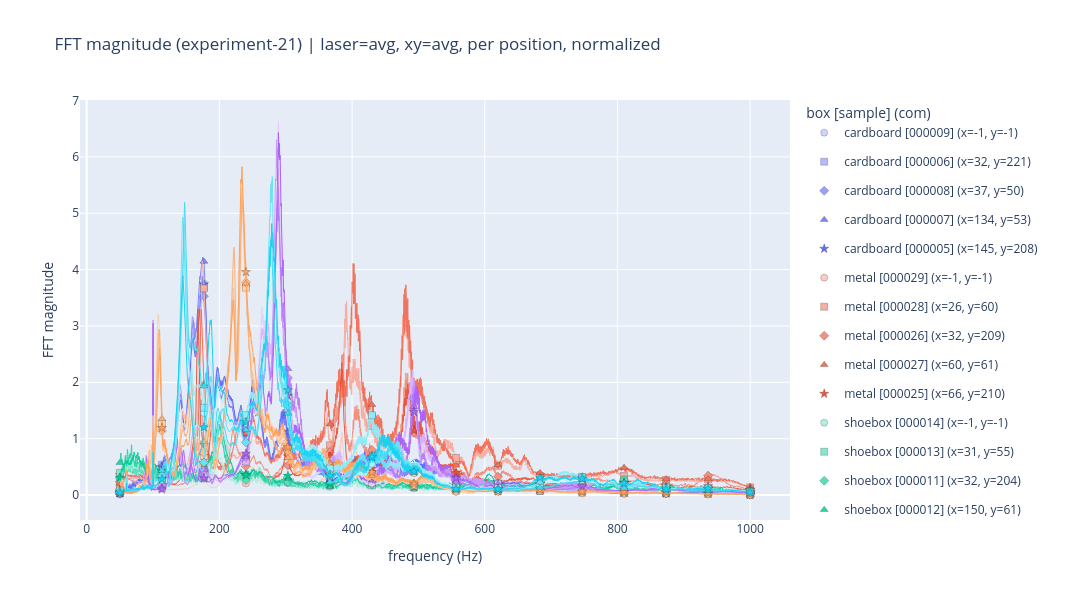

The code cell stored with this chart in its notebook:
### Markdown cell above
## Plot FFT magnitudes

`plot_fft_magnitude` mirrors the interface from notebook 34. Each sample is **doubly encoded**: a
shade of its box's color *and* a marker symbol, both keyed to the position index — so positions are
distinguishable by shape as well as shade. (Markers are drawn sparsely along each line for legibility;
the legend swatch shows the position's marker.)

- `boxes` — which box kinds to plot (default `None` → all). Pass a string or list of strings.
- `laser_idx` — `None` averages over all 100 lasers; an int picks one laser.
- `xy_idx` — `None` averages over the x/y directions; `0`/`1` picks one.
- `average_positions` — `False` draws one line per sample (shaded + marked by position); `True`
  averages each box's FFT magnitude over its positions and draws **one line per box** in the box's
  base color (positions collapsed, so no per-position marker).
- `empty_diff` — `True` subtracts the empty-box spectrum (the `is_empty_box` sample) from every other
  sample **in the same box**, so the empty box is zero and each line shows the change the object adds.
- `normalize` — `True` applies the pipeline's `std-sample` normalization (divide by the scalar std
  over lasers/freqs/x-y, ddof=1, floored at 1e-8; matches `_normalize_fft` in `vibrations_pipeline.py`).

**Order when both `empty_diff` and `normalize` are on: subtract first, then normalize.** Within a box
the empty and object recordings share the same scale, so subtracting in raw magnitude space cancels the
baseline exactly (empty box → 0); normalizing the *difference* afterward puts different boxes' residuals
on a common scale. Normalizing first would divide the two terms by different stds and leave a baseline
residual. In `average_positions` mode the empty box is excluded from the per-box average.

### Code cell
import plotly.graph_objects as go

# A distinct marker symbol per position index (within a box). Combined with the color shade,
# each position is doubly encoded: shade of the box color AND a marker shape.
POS_MARKERS = ['circle', 'square', 'diamond', 'triangle-up', 'star', 'cross', 'x', 'pentagon']


def pos_marker(pos_idx):
    return POS_MARKERS[pos_idx % len(POS_MARKERS)]


def load_full_mag(path):
    """Raw |fft| magnitude (no normalization) and the frequency axis. Shape (L, F, 2)."""
    with np.load(path) as d:
        fft = d['fft']      # (1, L, F, 2) complex
        freqs = d['freqs']  # (F,) Hz
    return freqs, np.abs(fft[0].astype(np.complex128)).astype(np.float32)


def _std_sample(mag):
    """std-sample scale: scalar std over all of (L, F, 2), ddof=1, floored at 1e-8.

    Matches _normalize_fft('std-sample') in vibrations_pipeline.py.
    """
    return max(float(mag.astype(np.float64).std(ddof=1)), 1e-8)


def _reduce(mag, laser_idx, xy_idx):
    """(L, F, 2) -> (F,). laser_idx/xy_idx=None averages that axis, else selects an index."""
    mag = mag.mean(axis=0) if laser_idx is None else mag[laser_idx]  # (F, 2)
    mag = mag.mean(axis=1) if xy_idx is None else mag[:, xy_idx]     # (F,)
    return mag


def sample_spectrum(path, laser_idx=None, xy_idx=None, normalize=False, empty_full=None):
    """Reduced 1D spectrum for one sample.

    Order of operations: **subtract the empty box first, then normalize.** Within a box the
    empty and object recordings share the same scale, so subtracting in raw magnitude space
    cleanly cancels the baseline (and leaves the empty box exactly at zero); applying
    std-sample normalization to the *difference* afterward puts different boxes' residuals on
    a common scale. (Normalizing first would divide the two terms by different stds, so the
    shared baseline would not cancel.) empty_full is the raw (L, F, 2) empty-box magnitude,
    or None to skip the subtraction.
    """
    freqs, mag = load_full_mag(path)
    if empty_full is not None:
        mag = mag - empty_full          # empty_diff: raw subtraction, BEFORE normalize
    if normalize:
        mag = mag / _std_sample(mag)    # std-sample on the (possibly differenced) signal
    return freqs, _reduce(mag, laser_idx, xy_idx)


def _as_list(x):
    if x is None:
        return None
    return [x] if isinstance(x, str) else list(x)


def _empty_full_mag(box):
    """Raw (L, F, 2) magnitude of the box's empty-box (is_empty_box) sample."""
    erow = df[(df['box'] == box) & df['is_empty_box']]
    if len(erow) == 0:
        raise ValueError(f'empty_diff: no is_empty_box sample for box {box!r}')
    _, mag = load_full_mag(erow.iloc[0]['fft_path'])
    return mag


def _add_sample_trace(fig, freqs, mag, color, symbol, name, box, n_markers=15):
    """One sample = a full line plus a few sparse markers (the marker carries the legend).

    Putting a marker on all ~3400 points would be unreadable, so the line is drawn over the
    full spectrum (no legend) and a downsampled markers-only trace supplies the legend entry,
    whose swatch shows the position's marker symbol.
    """
    fig.add_trace(go.Scatter(x=freqs, y=mag, mode='lines',
                             line=dict(color=color, width=1),
                             legendgroup=name, showlegend=False, hoverinfo='skip'))
    step = max(1, len(freqs) // n_markers)
    fig.add_trace(go.Scatter(x=freqs[::step], y=mag[::step], mode='markers', name=name,
                             marker=dict(color=color, symbol=symbol, size=7,
                                         line=dict(color='rgba(0,0,0,0.4)', width=0.5)),
                             legendgroup=name, showlegend=True))


def plot_fft_magnitude(boxes=None, laser_idx=None, xy_idx=None, average_positions=False,
                       normalize=False, empty_diff=False):
    boxes = _as_list(boxes)
    sub = df if boxes is None else df[df['box'].isin(boxes)]

    # Raw empty-box magnitude per box, subtracted before normalization (empty stays {} otherwise).
    empty_full = ({box: _empty_full_mag(box) for box in sub['box'].unique()}
                  if empty_diff else {})

    fig = go.Figure()

    if average_positions:
        # One line per box: average the (reduced) FFT magnitude over that box's positions.
        # Positions are collapsed, so there is no per-position marker here.
        for box, grp in sub.groupby('box'):
            mags = []
            for s in grp.itertuples():
                if empty_diff and s.is_empty_box:
                    continue  # the empty box is the zero reference, not a position to average
                freqs, mag = sample_spectrum(s.fft_path, laser_idx, xy_idx, normalize,
                                             empty_full.get(box))
                mags.append(mag)
            mag = np.mean(mags, axis=0)
            fig.add_trace(go.Scatter(x=freqs, y=mag, mode='lines', name=box,
                                     line=dict(color=BOX_BASE[box], width=1.8)))
    else:
        # One line per sample: box color shaded by position, marker symbol by position.
        for s in sub.itertuples():
            freqs, mag = sample_spectrum(s.fft_path, laser_idx, xy_idx, normalize,
                                         empty_full.get(s.box))
            color = sample_color(s.box, s.pos_idx, s.n_pos)
            name = f'{s.box} [{s.sample_id}] (x={s.com[0]:.0f}, y={s.com[1]:.0f})'
            _add_sample_trace(fig, freqs, mag, color, pos_marker(s.pos_idx), name, s.box)

    laser_str = 'avg' if laser_idx is None else laser_idx
    xy_str = 'avg' if xy_idx is None else xy_idx
    flags = (['avg over positions' if average_positions else 'per position']
             + (['empty-diff'] if empty_diff else [])
             + (['normalized'] if normalize else []))
    fig.update_layout(
        title=f'FFT magnitude (experiment-21) | laser={laser_str}, xy={xy_str}, {", ".join(flags)}',
        xaxis_title='frequency (Hz)',
        yaxis_title='FFT magnitude' + (' (minus empty box)' if empty_diff else ''),
        legend_title='box [sample] (com)', width=1200, height=600)
    fig.show()


plot_fft_magnitude(normalize=True)

### Figure 1 — Plotly figure (JSON) as saved in the notebook; plotly's stock layout.template omitted (floating-point values rounded to 4 significant figures; data arrays with more than 128 entries replaced by an {"elided": "..."} marker saying what was removed)
{"data": [{"hoverinfo": "skip", "legendgroup": "cardboard [000009] (x=-1, y=-1)", "line": {"color": "rgb(208,211,253)", "width": 1}, "mode": "lines", "showlegend": false, "type": "scatter", "x": {"elided": "3421 float values"}, "y": {"elided": "3421 float values"}}, {"legendgroup": "cardboard [000009] (x=-1, y=-1)", "marker": {"color": "rgb(208,211,253)", "line": {"color": "rgba(0,0,0,0.4)", "width": 0.5}, "size": 7, "symbol": "circle"}, "mode": "markers", "name": "cardboard [000009] (x=-1, y=-1)", "showlegend": true, "type": "scatter", "x": [50.0, 113.3, 176.7, 240.0, 303.3, 366.7, 430.0, 493.3, 556.7, 620.0, 683.3, 746.7, 810.0, 873.3, 936.7, 1000.0], "y": [0.01029, 0.4738, 3.751, 1.09, 1.07, 0.2477, 0.7365, 0.488, 0.2785, 0.1877, 0.1558, 0.07268, 0.03871, 0.02989, 0.04032, 0.007535]}, {"hoverinfo": "skip", "legendgroup": "cardboard [000006] (x=32, y=221)", "line": {"color": "rgb(180,186,252)", "width": 1}, "mode": "lines", "showlegend": false, "type": "scatter", "x": {"elided": "3421 float values"}, "y": {"elided": "3421 float values"}}, {"legendgroup": "cardboard [000006] (x=32, y=221)", "marker": {"color": "rgb(180,186,252)", "line": {"color": "rgba(0,0,0,0.4)", "width": 0.5}, "size": 7, "symbol": "square"}, "mode": "markers", "name": "cardboard [000006] (x=32, y=221)", "showlegend": true, "type": "scatter", "x": [50.0, 113.3, 176.7, 240.0, 303.3, 366.7, 430.0, 493.3, 556.7, 620.0, 683.3, 746.7, 810.0, 873.3, 936.7, 1000.0], "y": [0.02765, 0.5373, 3.694, 1.14, 1.085, 0.2592, 0.6721, 0.4834, 0.2785, 0.1733, 0.1543, 0.081, 0.03662, 0.02554, 0.03601, 0.00708]}, {"hoverinfo": "skip", "legendgroup": "cardboard [000008] (x=37, y=50)", "line": {"color": "rgb(153,160,251)", "width": 1}, "mode": "lines", "showlegend": false, "type": "scatter", "x": {"elided": "3421 float values"}, "y": {"elided": "3421 float values"}}, {"legendgroup": "cardboard [000008] (x=37, y=50)", "marker": {"color": "rgb(153,160,251)", "line": {"color": "rgba(0,0,0,0.4)", "width": 0.5}, "size": 7, "symbol": "diamond"}, "mode": "markers", "name": "cardboard [000008] (x=37, y=50)", "showlegend": true, "type": "scatter", "x": [50.0, 113.3, 176.7, 240.0, 303.3, 366.7, 430.0, 493.3, 556.7, 620.0, 683.3, 746.7, 810.0, 873.3, 936.7, 1000.0], "y": [0.02609, 0.5083, 3.527, 1.098, 1.051, 0.2785, 0.7613, 0.4521, 0.2528, 0.1806, 0.1533, 0.06686, 0.04078, 0.02701, 0.03477, 0.006737]}, {"hoverinfo": "skip", "legendgroup": "cardboard [000007] (x=134, y=53)", "line": {"color": "rgb(126,135,250)", "width": 1}, "mode": "lines", "showlegend": false, "type": "scatter", "x": {"elided": "3421 float values"}, "y": {"elided": "3421 float values"}}, {"legendgroup": "cardboard [000007] (x=134, y=53)", "marker": {"color": "rgb(126,135,250)", "line": {"color": "rgba(0,0,0,0.4)", "width": 0.5}, "size": 7, "symbol": "triangle-up"}, "mode": "markers", "name": "cardboard [000007] (x=134, y=53)", "showlegend": true, "type": "scatter", "x": [50.0, 113.3, 176.7, 240.0, 303.3, 366.7, 430.0, 493.3, 556.7, 620.0, 683.3, 746.7, 810.0, 873.3, 936.7, 1000.0], "y": [0.04373, 0.4592, 4.142, 1.077, 0.999, 0.2659, 0.6937, 0.4375, 0.2578, 0.1845, 0.1433, 0.06557, 0.03537, 0.02622, 0.03466, 0.007433]}, {"hoverinfo": "skip", "legendgroup": "cardboard [000005] (x=145, y=208)", "line": {"color": "rgb(99,110,250)", "width": 1}, "mode": "lines", "showlegend": false, "type": "scatter", "x": {"elided": "3421 float values"}, "y": {"elided": "3421 float values"}}, {"legendgroup": "cardboard [000005] (x=145, y=208)", "marker": {"color": "rgb(99,110,250)", "line": {"color": "rgba(0,0,0,0.4)", "width": 0.5}, "size": 7, "symbol": "star"}, "mode": "markers", "name": "cardboard [000005] (x=145, y=208)", "showlegend": true, "type": "scatter", "x": [50.0, 113.3, 176.7, 240.0, 303.3, 366.7, 430.0, 493.3, 556.7, 620.0, 683.3, 746.7, 810.0, 873.3, 936.7, 1000.0], "y": [0.03858, 0.4973, 3.741, 1.13, 1.118, 0.3136, 0.7269, 0.5228, 0.3044, 0.236, 0.1978, 0.08003, 0.05238, 0.03286, 0.04705, 0.00918]}, {"hoverinfo": "skip", "legendgroup": "metal [000029] (x=-1, y=-1)", "line": {"color": "rgb(250,204,196)", "width": 1}, "mode": "lines", "showlegend": false, "type": "scatter", "x": {"elided": "3421 float values"}, "y": {"elided": "3421 float values"}}, {"legendgroup": "metal [000029] (x=-1, y=-1)", "marker": {"color": "rgb(250,204,196)", "line": {"color": "rgba(0,0,0,0.4)", "width": 0.5}, "size": 7, "symbol": "circle"}, "mode": "markers", "name": "metal [000029] (x=-1, y=-1)", "showlegend": true, "type": "scatter", "x": [50.0, 113.3, 176.7, 240.0, 303.3, 366.7, 430.0, 493.3, 556.7, 620.0, 683.3, 746.7, 810.0, 873.3, 936.7, 1000.0], "y": [0.2014, 0.1163, 0.3366, 0.2065, 0.2693, 0.3655, 0.3799, 0.3854, 0.1556, 0.1255, 0.1072, 0.07908, 0.1429, 0.09992, 0.08221, 0.03872]}, {"hoverinfo": "skip", "legendgroup": "metal [000028] (x=26, y=60)", "line": {"color": "rgb(247,174,161)", "width": 1}, "mode": "lines", "showlegend": false, "type": "scatter", "x": {"elided": "3421 float values"}, "y": {"elided": "3421 float values"}}, {"legendgroup": "metal [000028] (x=26, y=60)", "marker": {"color": "rgb(247,174,161)", "line": {"color": "rgba(0,0,0,0.4)", "width": 0.5}, "size": 7, "symbol": "square"}, "mode": "markers", "name": "metal [000028] (x=26, y=60)", "showlegend": true, "type": "scatter", "x": [50.0, 113.3, 176.7, 240.0, 303.3, 366.7, 430.0, 493.3, 556.7, 620.0, 683.3, 746.7, 810.0, 873.3, 936.7, 1000.0], "y": [0.1902, 0.2976, 3.666, 0.6858, 0.7777, 0.8821, 1.227, 1.664, 0.6579, 0.5179, 0.3365, 0.3142, 0.3376, 0.2686, 0.2786, 0.1349]}, {"hoverinfo": "skip", "legendgroup": "metal [000026] (x=32, y=209)", "line": {"color": "rgb(244,144,127)", "width": 1}, "mode": "lines", "showlegend": false, "type": "scatter", "x": {"elided": "3421 float values"}, "y": {"elided": "3421 float values"}}, {"legendgroup": "metal [000026] (x=32, y=209)", "marker": {"color": "rgb(244,144,127)", "line": {"color": "rgba(0,0,0,0.4)", "width": 0.5}, "size": 7, "symbol": "diamond"}, "mode": "markers", "name": "metal [000026] (x=32, y=209)", "showlegend": true, "type": "scatter", "x": [50.0, 113.3, 176.7, 240.0, 303.3, 366.7, 430.0, 493.3, 556.7, 620.0, 683.3, 746.7, 810.0, 873.3, 936.7, 1000.0], "y": [0.2375, 0.1955, 0.9102, 0.5093, 0.5246, 0.7572, 0.7994, 1.102, 0.3877, 0.3238, 0.2116, 0.2027, 0.1839, 0.1913, 0.3432, 0.07855]}, {"hoverinfo": "skip", "legendgroup": "metal [000027] (x=60, y=61)", "line": {"color": "rgb(241,114,93)", "width": 1}, "mode": "lines", "showlegend": false, "type": "scatter", "x": {"elided": "3421 float values"}, "y": {"elided": "3421 float values"}}, {"legendgroup": "metal [000027] (x=60, y=61)", "marker": {"color": "rgb(241,114,93)", "line": {"color": "rgba(0,0,0,0.4)", "width": 0.5}, "size": 7, "symbol": "triangle-up"}, "mode": "markers", "name": "metal [000027] (x=60, y=61)", "showlegend": true, "type": "scatter", "x": [50.0, 113.3, 176.7, 240.0, 303.3, 366.7, 430.0, 493.3, 556.7, 620.0, 683.3, 746.7, 810.0, 873.3, 936.7, 1000.0], "y": [0.2018, 0.3444, 1.97, 1.095, 0.8379, 1.255, 1.603, 1.78, 0.5238, 0.5304, 0.3939, 0.3327, 0.4872, 0.28, 0.2835, 0.1509]}, {"hoverinfo": "skip", "legendgroup": "metal [000025] (x=66, y=210)", "line": {"color": "rgb(239,85,59)", "width": 1}, "mode": "lines", "showlegend": false, "type": "scatter", "x": {"elided": "3421 float values"}, "y": {"elided": "3421 float values"}}, {"legendgroup": "metal [000025] (x=66, y=210)", "marker": {"color": "rgb(239,85,59)", "line": {"color": "rgba(0,0,0,0.4)", "width": 0.5}, "size": 7, "symbol": "star"}, "mode": "markers", "name": "metal [000025] (x=66, y=210)", "showlegend": true, "type": "scatter", "x": [50.0, 113.3, 176.7, 240.0, 303.3, 366.7, 430.0, 493.3, 556.7, 620.0, 683.3, 746.7, 810.0, 873.3, 936.7, 1000.0], "y": [0.3557, 0.1703, 0.6952, 0.329, 0.6854, 0.6794, 0.4649, 1.147, 0.3906, 0.1928, 0.1959, 0.1465, 0.2232, 0.124, 0.1575, 0.09437]}, {"hoverinfo": "skip", "legendgroup": "shoebox [000014] (x=-1, y=-1)", "line": {"color": "rgb(178,239,223)", "width": 1}, "mode": "lines", "showlegend": false, "type": "scatter", "x": {"elided": "3421 float values"}, "y": {"elided": "3421 float values"}}, {"legendgroup": "shoebox [000014] (x=-1, y=-1)", "marker": {"color": "rgb(178,239,223)", "line": {"color": "rgba(0,0,0,0.4)", "width": 0.5}, "size": 7, "symbol": "circle"}, "mode": "markers", "name": "shoebox [000014] (x=-1, y=-1)", "showlegend": true, "type": "scatter", "x": [50.0, 113.3, 176.7, 240.0, 303.3, 366.7, 430.0, 493.3, 556.7, 620.0, 683.3, 746.7, 810.0, 873.3, 936.7, 1000.0], "y": [0.2801, 0.2992, 0.3008, 0.3543, 0.2113, 0.1459, 0.167, 0.1224, 0.07271, 0.1059, 0.08038, 0.116, 0.1602, 0.08723, 0.07543, 0.0463]}, {"hoverinfo": "skip", "legendgroup": "shoebox [000013] (x=31, y=55)", "line": {"color": "rgb(133,230,205)", "width": 1}, "mode": "lines", "showlegend": false, "type": "scatter", "x": {"elided": "3421 float values"}, "y": {"elided": "3421 float values"}}, {"legendgroup": "shoebox [000013] (x=31, y=55)", "marker": {"color": "rgb(133,230,205)", "line": {"color": "rgba(0,0,0,0.4)", "width": 0.5}, "size": 7, "symbol": "square"}, "mode": "markers", "name": "shoebox [000013] (x=31, y=55)", "showlegend": true, "type": "scatter", "x": [50.0, 113.3, 176.7, 240.0, 303.3, 366.7, 430.0, 493.3, 556.7, 620.0, 683.3, 746.7, 810.0, 873.3, 936.7, 1000.0], "y": [0.3937, 0.2545, 0.2948, 0.3297, 0.2323, 0.176, 0.1693, 0.1394, 0.114, 0.1222, 0.09721, 0.1018, 0.2694, 0.1427, 0.09749, 0.05872]}, {"hoverinfo": "skip", "legendgroup": "shoebox [000011] (x=32, y=204)", "line": {"color": "rgb(89,221,186)", "width": 1}, "mode": "lines", "showlegend": false, "type": "scatter", "x": {"elided": "3421 float values"}, "y": {"elided": "3421 float values"}}, {"legendgroup": "shoebox [000011] (x=32, y=204)", "marker": {"color": "rgb(89,221,186)", "line": {"color": "rgba(0,0,0,0.4)", "width": 0.5}, "size": 7, "symbol": "diamond"}, "mode": "markers", "name": "shoebox [000011] (x=32, y=204)", "showlegend": true, "type": "scatter", "x": [50.0, 113.3, 176.7, 240.0, 303.3, 366.7, 430.0, 493.3, 556.7, 620.0, 683.3, 746.7, 810.0, 873.3, 936.7, 1000.0], "y": [0.3023, 0.3569, 0.3093, 0.2669, 0.2311, 0.1765, 0.1889, 0.1591, 0.1363, 0.1362, 0.1319, 0.1371, 0.2654, 0.1154, 0.09329, 0.05841]}, {"hoverinfo": "skip", "legendgroup": "shoebox [000012] (x=150, y=61)", "line": {"color": "rgb(44,212,168)", "width": 1}, "mode": "lines", "showlegend": false, "type": "scatter", "x": {"elided": "3421 float values"}, "y": {"elided": "3421 float values"}}, {"legendgroup": "shoebox [000012] (x=150, y=61)", "marker": {"color": "rgb(44,212,168)", "line": {"color": "rgba(0,0,0,0.4)", "width": 0.5}, "size": 7, "symbol": "triangle-up"}, "mode": "markers", "name": "shoebox [000012] (x=150, y=61)", "showlegend": true, "type": "scatter", "x": [50.0, 113.3, 176.7, 240.0, 303.3, 366.7, 430.0, 493.3, 556.7, 620.0, 683.3, 746.7, 810.0, 873.3, 936.7, 1000.0], "y": [0.5704, 0.3325, 0.3456, 0.375, 0.2944, 0.1486, 0.1913, 0.1984, 0.1431, 0.1449, 0.1371, 0.1089, 0.1467, 0.1333, 0.08195, 0.06099]}, {"hoverinfo": "skip", "legendgroup": "shoebox [000010] (x=160, y=199)", "line": {"color": "rgb(0,204,150)", "width": 1}, "mode": "lines", "showlegend": false, "type": "scatter", "x": {"elided": "3421 float values"}, "y": {"elided": "3421 float values"}}, {"legendgroup": "shoebox [000010] (x=160, y=199)", "marker": {"color": "rgb(0,204,150)", "line": {"color": "rgba(0,0,0,0.4)", "width": 0.5}, "size": 7, "symbol": "star"}, "mode": "markers", "name": "shoebox [000010] (x=160, y=199)", "showlegend": true, "type": "scatter", "x": [50.0, 113.3, 176.7, 240.0, 303.3, 366.7, 430.0, 493.3, 556.7, 620.0, 683.3, 746.7, 810.0, 873.3, 936.7, 1000.0], "y": [0.3071, 0.4239, 0.4316, 0.3545, 0.3412, 0.1977, 0.2535, 0.1394, 0.1494, 0.1816, 0.1776, 0.1434, 0.2194, 0.1405, 0.1188, 0.08135]}, {"hoverinfo": "skip", "legendgroup": "slat-wood [000024] (x=-1, y=-1)", "line": {"color": "rgb(229,208,253)", "width": 1}, "mode": "lines", "showlegend": false, "type": "scatter", "x": {"elided": "3421 float values"}, "y": {"elided": "3421 float values"}}, {"legendgroup": "slat-wood [000024] (x=-1, y=-1)", "marker": {"color": "rgb(229,208,253)", "line": {"color": "rgba(0,0,0,0.4)", "width": 0.5}, "size": 7, "symbol": "circle"}, "mode": "markers", "name": "slat-wood [000024] (x=-1, y=-1)", "showlegend": true, "type": "scatter", "x": [50.0, 113.3, 176.7, 240.0, 303.3, 366.7, 430.0, 493.3, 556.7, 620.0, 683.3, 746.7, 810.0, 873.3, 936.7, 1000.0], "y": [0.03494, 0.2227, 0.7686, 0.6181, 1.522, 0.4182, 0.2039, 1.677, 0.2319, 0.1267, 0.07431, 0.07261, 0.08503, 0.1079, 0.05978, 0.03127]}, {"hoverinfo": "skip", "legendgroup": "slat-wood [000023] (x=46, y=62)", "line": {"color": "rgb(215,180,252)", "width": 1}, "mode": "lines", "showlegend": false, "type": "scatter", "x": {"elided": "3421 float values"}, "y": {"elided": "3421 float values"}}, {"legendgroup": "slat-wood [000023] (x=46, y=62)", "marker": {"color": "rgb(215,180,252)", "line": {"color": "rgba(0,0,0,0.4)", "width": 0.5}, "size": 7, "symbol": "square"}, "mode": "markers", "name": "slat-wood [000023] (x=46, y=62)", "showlegend": true, "type": "scatter", "x": [50.0, 113.3, 176.7, 240.0, 303.3, 366.7, 430.0, 493.3, 556.7, 620.0, 683.3, 746.7, 810.0, 873.3, 936.7, 1000.0], "y": [0.03677, 0.1243, 0.3486, 0.5934, 1.916, 0.5286, 0.3718, 1.711, 0.2298, 0.2, 0.07518, 0.126, 0.07539, 0.09758, 0.06, 0.03635]}, {"hoverinfo": "skip", "legendgroup": "slat-wood [000021] (x=48, y=143)", "line": {"color": "rgb(200,153,251)", "width": 1}, "mode": "lines", "showlegend": false, "type": "scatter", "x": {"elided": "3421 float values"}, "y": {"elided": "3421 float values"}}, {"legendgroup": "slat-wood [000021] (x=48, y=143)", "marker": {"color": "rgb(200,153,251)", "line": {"color": "rgba(0,0,0,0.4)", "width": 0.5}, "size": 7, "symbol": "diamond"}, "mode": "markers", "name": "slat-wood [000021] (x=48, y=143)", "showlegend": true, "type": "scatter", "x": [50.0, 113.3, 176.7, 240.0, 303.3, 366.7, 430.0, 493.3, 556.7, 620.0, 683.3, 746.7, 810.0, 873.3, 936.7, 1000.0], "y": [0.04211, 0.1759, 0.4338, 0.6738, 2.077, 0.4814, 0.6034, 1.699, 0.2523, 0.1114, 0.09253, 0.1774, 0.08144, 0.1185, 0.07175, 0.04234]}, {"hoverinfo": "skip", "legendgroup": "slat-wood [000022] (x=186, y=62)", "line": {"color": "rgb(185,126,250)", "width": 1}, "mode": "lines", "showlegend": false, "type": "scatter", "x": {"elided": "3421 float values"}, "y": {"elided": "3421 float values"}}, {"legendgroup": "slat-wood [000022] (x=186, y=62)", "marker": {"color": "rgb(185,126,250)", "line": {"color": "rgba(0,0,0,0.4)", "width": 0.5}, "size": 7, "symbol": "triangle-up"}, "mode": "markers", "name": "slat-wood [000022] (x=186, y=62)", "showlegend": true, "type": "scatter", "x": [50.0, 113.3, 176.7, 240.0, 303.3, 366.7, 430.0, 493.3, 556.7, 620.0, 683.3, 746.7, 810.0, 873.3, 936.7, 1000.0], "y": [0.03857, 0.1341, 0.4527, 0.6741, 2.239, 0.3576, 0.2595, 1.566, 0.2385, 0.1906, 0.06682, 0.2243, 0.08673, 0.1078, 0.06526, 0.03306]}, {"hoverinfo": "skip", "legendgroup": "slat-wood [000020] (x=193, y=138)", "line": {"color": "rgb(171,99,250)", "width": 1}, "mode": "lines", "showlegend": false, "type": "scatter", "x": {"elided": "3421 float values"}, "y": {"elided": "3421 float values"}}, {"legendgroup": "slat-wood [000020] (x=193, y=138)", "marker": {"color": "rgb(171,99,250)", "line": {"color": "rgba(0,0,0,0.4)", "width": 0.5}, "size": 7, "symbol": "star"}, "mode": "markers", "name": "slat-wood [000020] (x=193, y=138)", "showlegend": true, "type": "scatter", "x": [50.0, 113.3, 176.7, 240.0, 303.3, 366.7, 430.0, 493.3, 556.7, 620.0, 683.3, 746.7, 810.0, 873.3, 936.7, 1000.0], "y": [0.04112, 0.1023, 0.2973, 0.7373, 1.759, 0.2911, 0.3071, 1.474, 0.3018, 0.1154, 0.0762, 0.1525, 0.09114, 0.1107, 0.07593, 0.03335]}, {"hoverinfo": "skip", "legendgroup": "taped-cardboard [000019] (x=-1, y=-1)", "line": {"color": "rgb(255,226,205)", "width": 1}, "mode": "lines", "showlegend": false, "type": "scatter", "x": {"elided": "3421 float values"}, "y": {"elided": "3421 float values"}}, {"legendgroup": "taped-cardboard [000019] (x=-1, y=-1)", "marker": {"color": "rgb(255,226,205)", "line": {"color": "rgba(0,0,0,0.4)", "width": 0.5}, "size": 7, "symbol": "circle"}, "mode": "markers", "name": "taped-cardboard [000019] (x=-1, y=-1)", "showlegend": true, "type": "scatter", "x": [50.0, 113.3, 176.7, 240.0, 303.3, 366.7, 430.0, 493.3, 556.7, 620.0, 683.3, 746.7, 810.0, 873.3, 936.7, 1000.0], "y": [0.07496, 1.202, 0.7831, 3.692, 0.8204, 0.4307, 0.383, 0.1876, 0.07102, 0.07427, 0.08662, 0.04149, 0.03788, 0.03466, 0.0204, 0.008836]}, {"hoverinfo": "skip", "legendgroup": "taped-cardboard [000016] (x=54, y=217)", "line": {"color": "rgb(255,210,176)", "width": 1}, "mode": "lines", "showlegend": false, "type": "scatter", "x": {"elided": "3421 float values"}, "y": {"elided": "3421 float values"}}, {"legendgroup": "taped-cardboard [000016] (x=54, y=217)", "marker": {"color": "rgb(255,210,176)", "line": {"color": "rgba(0,0,0,0.4)", "width": 0.5}, "size": 7, "symbol": "square"}, "mode": "markers", "name": "taped-cardboard [000016] (x=54, y=217)", "showlegend": true, "type": "scatter", "x": [50.0, 113.3, 176.7, 240.0, 303.3, 366.7, 430.0, 493.3, 556.7, 620.0, 683.3, 746.7, 810.0, 873.3, 936.7, 1000.0], "y": [0.06174, 1.264, 0.6932, 3.68, 0.8118, 0.4501, 0.3626, 0.1723, 0.07411, 0.07003, 0.07782, 0.04019, 0.03294, 0.03518, 0.01837, 0.008023]}, {"hoverinfo": "skip", "legendgroup": "taped-cardboard [000018] (x=70, y=75)", "line": {"color": "rgb(255,193,147)", "width": 1}, "mode": "lines", "showlegend": false, "type": "scatter", "x": {"elided": "3421 float values"}, "y": {"elided": "3421 float values"}}, {"legendgroup": "taped-cardboard [000018] (x=70, y=75)", "marker": {"color": "rgb(255,193,147)", "line": {"color": "rgba(0,0,0,0.4)", "width": 0.5}, "size": 7, "symbol": "diamond"}, "mode": "markers", "name": "taped-cardboard [000018] (x=70, y=75)", "showlegend": true, "type": "scatter", "x": [50.0, 113.3, 176.7, 240.0, 303.3, 366.7, 430.0, 493.3, 556.7, 620.0, 683.3, 746.7, 810.0, 873.3, 936.7, 1000.0], "y": [0.06956, 1.139, 0.746, 3.773, 0.7844, 0.4378, 0.3618, 0.1871, 0.06312, 0.06197, 0.08668, 0.04027, 0.03361, 0.03262, 0.01897, 0.008421]}, {"hoverinfo": "skip", "legendgroup": "taped-cardboard [000017] (x=158, y=74)", "line": {"color": "rgb(255,177,118)", "width": 1}, "mode": "lines", "showlegend": false, "type": "scatter", "x": {"elided": "3421 float values"}, "y": {"elided": "3421 float values"}}, {"legendgroup": "taped-cardboard [000017] (x=158, y=74)", "marker": {"color": "rgb(255,177,118)", "line": {"color": "rgba(0,0,0,0.4)", "width": 0.5}, "size": 7, "symbol": "triangle-up"}, "mode": "markers", "name": "taped-cardboard [000017] (x=158, y=74)", "showlegend": true, "type": "scatter", "x": [50.0, 113.3, 176.7, 240.0, 303.3, 366.7, 430.0, 493.3, 556.7, 620.0, 683.3, 746.7, 810.0, 873.3, 936.7, 1000.0], "y": [0.09588, 1.351, 0.9442, 3.751, 0.6584, 0.5438, 0.3456, 0.2169, 0.1019, 0.07256, 0.08358, 0.04457, 0.03793, 0.03689, 0.0199, 0.009011]}, {"hoverinfo": "skip", "legendgroup": "taped-cardboard [000015] (x=166, y=218)", "line": {"color": "rgb(255,161,90)", "width": 1}, "mode": "lines", "showlegend": false, "type": "scatter", "x": {"elided": "3421 float values"}, "y": {"elided": "3421 float values"}}, {"legendgroup": "taped-cardboard [000015] (x=166, y=218)", "marker": {"color": "rgb(255,161,90)", "line": {"color": "rgba(0,0,0,0.4)", "width": 0.5}, "size": 7, "symbol": "star"}, "mode": "markers", "name": "taped-cardboard [000015] (x=166, y=218)", "showlegend": true, "type": "scatter", "x": [50.0, 113.3, 176.7, 240.0, 303.3, 366.7, 430.0, 493.3, 556.7, 620.0, 683.3, 746.7, 810.0, 873.3, 936.7, 1000.0], "y": [0.07745, 1.191, 0.5623, 3.958, 0.8475, 0.5552, 0.4041, 0.2004, 0.1074, 0.06266, 0.09709, 0.05933, 0.047, 0.04647, 0.02576, 0.01107]}, {"hoverinfo": "skip", "legendgroup": "wood [000004] (x=-1, y=-1)", "line": {"color": "rgb(186,241,251)", "width": 1}, "mode": "lines", "showlegend": false, "type": "scatter", "x": {"elided": "3421 float values"}, "y": {"elided": "3421 float values"}}, {"legendgroup": "wood [000004] (x=-1, y=-1)", "marker": {"color": "rgb(186,241,251)", "line": {"color": "rgba(0,0,0,0.4)", "width": 0.5}, "size": 7, "symbol": "circle"}, "mode": "markers", "name": "wood [000004] (x=-1, y=-1)", "showlegend": true, "type": "scatter", "x": [50.0, 113.3, 176.7, 240.0, 303.3, 366.7, 430.0, 493.3, 556.7, 620.0, 683.3, 746.7, 810.0, 873.3, 936.7, 1000.0], "y": [0.08029, 0.2895, 1.456, 1.35, 1.65, 0.3312, 0.5559, 0.5025, 0.1474, 0.1051, 0.1871, 0.2661, 0.1575, 0.09751, 0.1031, 0.05991]}, {"hoverinfo": "skip", "legendgroup": "wood [000003] (x=31, y=55)", "line": {"color": "rgb(145,234,249)", "width": 1}, "mode": "lines", "showlegend": false, "type": "scatter", "x": {"elided": "3421 float values"}, "y": {"elided": "3421 float values"}}, {"legendgroup": "wood [000003] (x=31, y=55)", "marker": {"color": "rgb(145,234,249)", "line": {"color": "rgba(0,0,0,0.4)", "width": 0.5}, "size": 7, "symbol": "square"}, "mode": "markers", "name": "wood [000003] (x=31, y=55)", "showlegend": true, "type": "scatter", "x": [50.0, 113.3, 176.7, 240.0, 303.3, 366.7, 430.0, 493.3, 556.7, 620.0, 683.3, 746.7, 810.0, 873.3, 936.7, 1000.0], "y": [0.07752, 0.2716, 1.547, 1.417, 1.574, 0.4689, 1.413, 0.4489, 0.1263, 0.1187, 0.2464, 0.3192, 0.1582, 0.127, 0.109, 0.05167]}, {"hoverinfo": "skip", "legendgroup": "wood [000001] (x=40, y=207)", "line": {"color": "rgb(105,226,247)", "width": 1}, "mode": "lines", "showlegend": false, "type": "scatter", "x": {"elided": "3421 float values"}, "y": {"elided": "3421 float values"}}, {"legendgroup": "wood [000001] (x=40, y=207)", "marker": {"color": "rgb(105,226,247)", "line": {"color": "rgba(0,0,0,0.4)", "width": 0.5}, "size": 7, "symbol": "diamond"}, "mode": "markers", "name": "wood [000001] (x=40, y=207)", "showlegend": true, "type": "scatter", "x": [50.0, 113.3, 176.7, 240.0, 303.3, 366.7, 430.0, 493.3, 556.7, 620.0, 683.3, 746.7, 810.0, 873.3, 936.7, 1000.0], "y": [0.05873, 0.3484, 0.5772, 0.9337, 1.59, 0.3656, 0.6862, 0.4564, 0.1112, 0.0956, 0.2461, 0.3144, 0.1966, 0.1136, 0.1316, 0.0609]}, {"hoverinfo": "skip", "legendgroup": "wood [000000] (x=153, y=206)", "line": {"color": "rgb(65,218,245)", "width": 1}, "mode": "lines", "showlegend": false, "type": "scatter", "x": {"elided": "3421 float values"}, "y": {"elided": "3421 float values"}}, {"legendgroup": "wood [000000] (x=153, y=206)", "marker": {"color": "rgb(65,218,245)", "line": {"color": "rgba(0,0,0,0.4)", "width": 0.5}, "size": 7, "symbol": "triangle-up"}, "mode": "markers", "name": "wood [000000] (x=153, y=206)", "showlegend": true, "type": "scatter", "x": [50.0, 113.3, 176.7, 240.0, 303.3, 366.7, 430.0, 493.3, 556.7, 620.0, 683.3, 746.7, 810.0, 873.3, 936.7, 1000.0], "y": [0.0402, 0.4336, 1.929, 1.154, 1.447, 0.2285, 0.7149, 0.393, 0.09192, 0.09118, 0.1336, 0.2668, 0.1181, 0.08993, 0.07466, 0.05219]}, {"hoverinfo": "skip", "legendgroup": "wood [000002] (x=155, y=53)", "line": {"color": "rgb(25,211,243)", "width": 1}, "mode": "lines", "showlegend": false, "type": "scatter", "x": {"elided": "3421 float values"}, "y": {"elided": "3421 float values"}}, {"legendgroup": "wood [000002] (x=155, y=53)", "marker": {"color": "rgb(25,211,243)", "line": {"color": "rgba(0,0,0,0.4)", "width": 0.5}, "size": 7, "symbol": "star"}, "mode": "markers", "name": "wood [000002] (x=155, y=53)", "showlegend": true, "type": "scatter", "x": [50.0, 113.3, 176.7, 240.0, 303.3, 366.7, 430.0, 493.3, 556.7, 620.0, 683.3, 746.7, 810.0, 873.3, 936.7, 1000.0], "y": [0.04352, 0.2828, 1.2, 1.292, 1.86, 0.3469, 0.6784, 0.4159, 0.1051, 0.1026, 0.3051, 0.2934, 0.2088, 0.1011, 0.1101, 0.05049]}], "layout": {"height": 600, "legend": {"title": {"text": "box [sample] (com)"}}, "title": {"text": "FFT magnitude (experiment-21) | laser=avg, xy=avg, per position, normalized"}, "width": 1200, "xaxis": {"title": {"text": "frequency (Hz)"}}, "yaxis": {"title": {"text": "FFT magnitude"}}}}
